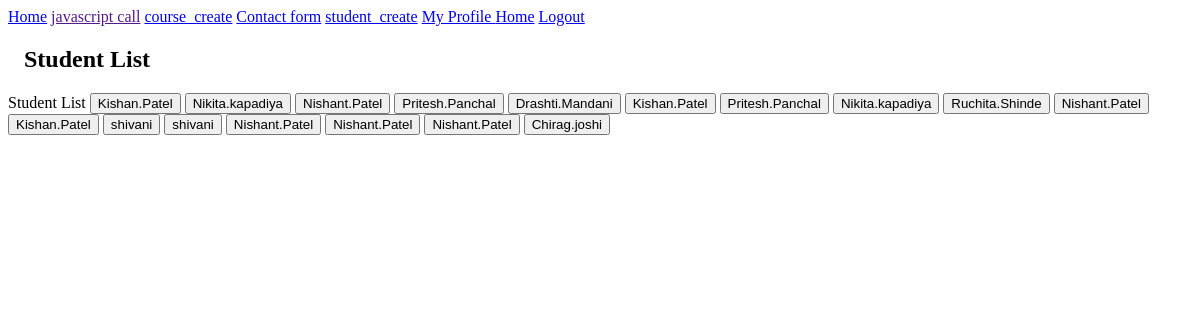
Page /iflame/ (signed in) on the earlier database version.
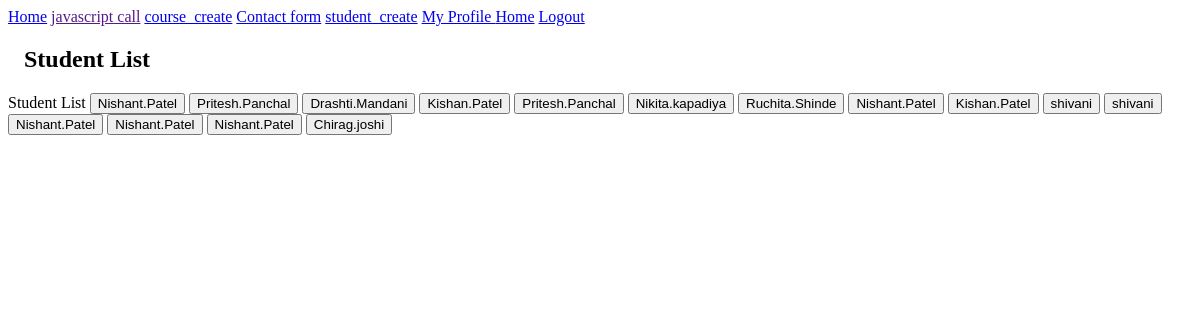
Same page on the later database version.
### iflame/models.py (models this page shows, shortened)
class StudentInformation(models.Model):
    student = models.ForeignKey(User, on_delete=models.CASCADE)
    course = models.ForeignKey(
        Course, on_delete=models.CASCADE, null=True, blank=True)
    is_paid = models.BooleanField(default=False)
    created_at = models.DateTimeField(auto_now_add=True)
    updated_at = models.DateTimeField(auto_now=True)

### iflame/views.py (the view)
# urls.py: path('', StudentListClassBasedView.as_view(), name='student_list'),
class StudentListClassBasedView(LoginRequiredMixin, ListView):
    model = StudentInformation
    paginate_by = 20
    template_name = 'iflame/student_list.html'
    context_object_name = 'students'
    login_url = '/'

### templates/iflame/student_list.html (shortened to what this page needs)
{% extends 'base.html' %}
{% load static %}
{% block htmlbody %}
		{% block pagetitle %} Student List {% endblock pagetitle %}
		{% for student in students %}
			<button class="myBtn" data-username="{{student.student.username}}">{{ student.student.username }}</button>
		{% endfor %}
{% endblock htmlbody %}
{% block javascript_methods %}
    <link rel="stylesheet" type="text/css" href="{% static 'app/css/custom.css' %}">
{% endblock javascript_methods %}

### templates/base.html (shortened to what this page needs)
{% load static %}
<!DOCTYPE html>
<html>
<head>
</head>
<body>
    <div class="topnav">
      <a class="active" href="{% url 'iflame:student_list' %}">Home</a>
      <a href="">javascript call</a>
      <a href="{% url 'iflame:course_create' %}">course_create</a>
      <a href="{% url 'iflame:contact_page' %}">Contact form</a>
      <a href="{% url 'iflame:student_create' %}">student_create</a>
      <a href="{% url 'userprofile' %}"> My Profile </a>
      <a class="active" href="{% url 'iflame:student_list' %}">Home</a>
      <a href="{% url 'logout' %}">Logout</a>
    </div>
    <div style="padding-left:16px">
      <h2>{% block pagetitle %}{% endblock pagetitle %}</h2>
    </div>
    {% block htmlbody %}{% endblock htmlbody %}
    {% block javascript_methods %}
    {% endblock javascript_methods %}
</body>
</html>

Differences in the rows shown:
removed StudentInformation: student.username "Kishan.Patel"
removed StudentInformation: student.username "Nikita.kapadiya"
